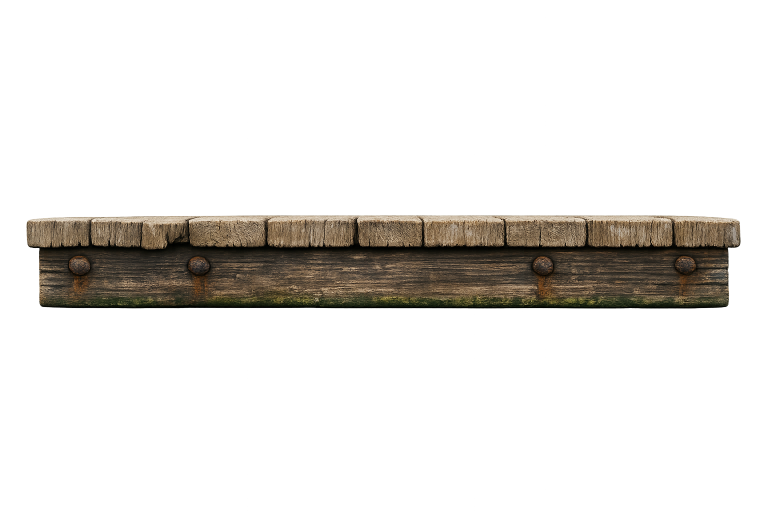
#> input picture dev_assets/source/plank_base_side_elevation.png, 1536 x 1024 px, given in place of codby_kelpshield_state_01_raw.png, which was not available (shown at 1/2 size); the run also reads 1 picture not shown here
$ python prepare_powerup_state_atlas.py
#> lines starting #> are read from the running program, lines starting #| are printed output that depends on the picture; pictures that were not available may be replaced by others from this repository, and a replacement may not be noted
#> in main, `atlas = Image.new("RGBA", (CELL_WIDTH * COLUMNS, CELL_HEIGHT * ROWS), ..`: atlas: PIL image 1536x256 RGBA; every value is 0
#> in main, source is the input picture: PIL image 1536x1024 RGBA; mean R, G, B, A 103, 99.8, 92.1, 41.5
from __future__ import annotations

import json
from collections import deque
from pathlib import Path

from PIL import Image


CELL_WIDTH = 256
CELL_HEIGHT = 256
COLUMNS = 6
ROWS = 1
INNER_PADDING = 18
BASELINE_PADDING = 8
BACKGROUND_DISTANCE_THRESHOLD = 54
BACKGROUND_CHANNEL_SPREAD = 28

FRAMES = [
    ("codby_kelpshield", "codby_kelpshield_state_01_raw.png"),
    ("puffy_kelpshield", "puffy_kelpshield_state_01_raw.png"),
    ("codby_tiderunner", "codby_tiderunner_state_01_raw.png"),
    ("puffy_tiderunner", "puffy_tiderunner_state_01_raw.png"),
    ("codby_fragmagnet", "codby_fragmagnet_state_01_raw.png"),
    ("puffy_fragmagnet", "puffy_fragmagnet_state_01_raw.png"),
]


def clean_background(image: Image.Image) -> Image.Image:
    rgba = image.convert("RGBA")
    pixels = rgba.load()
    width, height = rgba.size
#> width = 1536; height = 1024
    edge_samples = [
        rgba.getpixel((0, 0)),
        rgba.getpixel((width - 1, 0)),
        rgba.getpixel((0, height - 1)),
        rgba.getpixel((width - 1, height - 1)),
        rgba.getpixel((width // 2, 0)),
        rgba.getpixel((width // 2, height - 1)),
        rgba.getpixel((0, height // 2)),
        rgba.getpixel((width - 1, height // 2)),
    ]
#> edge_samples = [(121, 121, 120, 0), (122, 122, 121, 0), (109, 108, 108, 0), (109, 108, 107, 0), (117, 118, 117, 0), (107, 107, 107, 0), (143, 132, 113, 0), (134, 124, 108, 0)]
    background = tuple(sorted(sample[channel] for sample in edge_samples)[len(edge_samples) // 2] for channel in range(3))
#> background = (121, 121, 113)

    def is_background(x: int, y: int) -> bool:
        red, green, blue, alpha = pixels[x, y]
        if alpha == 0:
            return True

        channel_spread = max(red, green, blue) - min(red, green, blue)
        color_distance = (
            (red - background[0]) ** 2 + (green - background[1]) ** 2 + (blue - background[2]) ** 2
        ) ** 0.5
        return channel_spread <= BACKGROUND_CHANNEL_SPREAD and color_distance <= BACKGROUND_DISTANCE_THRESHOLD

    visited: set[tuple[int, int]] = set()
    queue: deque[tuple[int, int]] = deque()

    for x in range(width):
        queue.append((x, 0))
        queue.append((x, height - 1))

    for y in range(height):
        queue.append((0, y))
        queue.append((width - 1, y))

    while queue:
        x, y = queue.popleft()
        if (x, y) in visited or x < 0 or y < 0 or x >= width or y >= height:
            continue

        visited.add((x, y))
        if not is_background(x, y):
            continue

        red, green, blue, _ = pixels[x, y]
        pixels[x, y] = (red, green, blue, 0)
        queue.append((x + 1, y))
        queue.append((x - 1, y))
        queue.append((x, y + 1))
        queue.append((x, y - 1))
#> this loop made 5256784 passes
#> after the loop, visited = 1316705 items

    return rgba


def alpha_bbox(image: Image.Image) -> tuple[int, int, int, int]:
    alpha = image.getchannel("A")
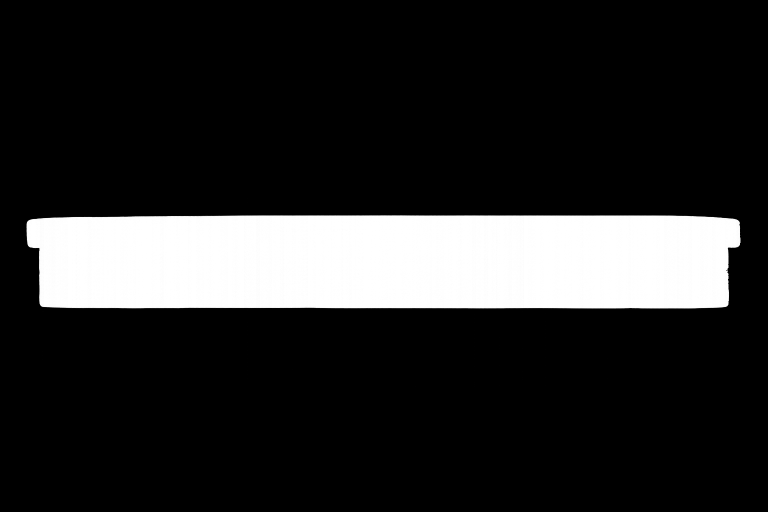
#> alpha: PIL image 1536x1024 L (shown at 1/2 size); min 0, max 255, mean 41.5
    bbox = alpha.getbbox()
#> bbox = (12, 395, 1483, 779)
    if bbox is None:
        return (0, 0, image.width, image.height)
    return bbox


def frame_metadata(
    name: str,
    index: int,
    atlas_x: int,
    atlas_y: int,
    source_bbox: tuple[int, int, int, int],
) -> dict[str, object]:
    left, top, right, bottom = source_bbox
    width = right - left
    height = bottom - top
    return {
        "name": name,
        "animation": "powerup_state",
        "index": index,
        "atlasX": atlas_x,
        "atlasY": atlas_y,
        "w": CELL_WIDTH,
        "h": CELL_HEIGHT,
        "sourceBBox": {
            "x": left,
            "y": top,
            "w": width,
            "h": height,
            "area": width * height,
        },
    }


def place_frame(source: Image.Image) -> tuple[Image.Image, tuple[int, int, int, int]]:
    cleaned = clean_background(source)
    bbox = alpha_bbox(cleaned)
#> bbox = (12, 395, 1483, 779)
    cropped = cleaned.crop(bbox)
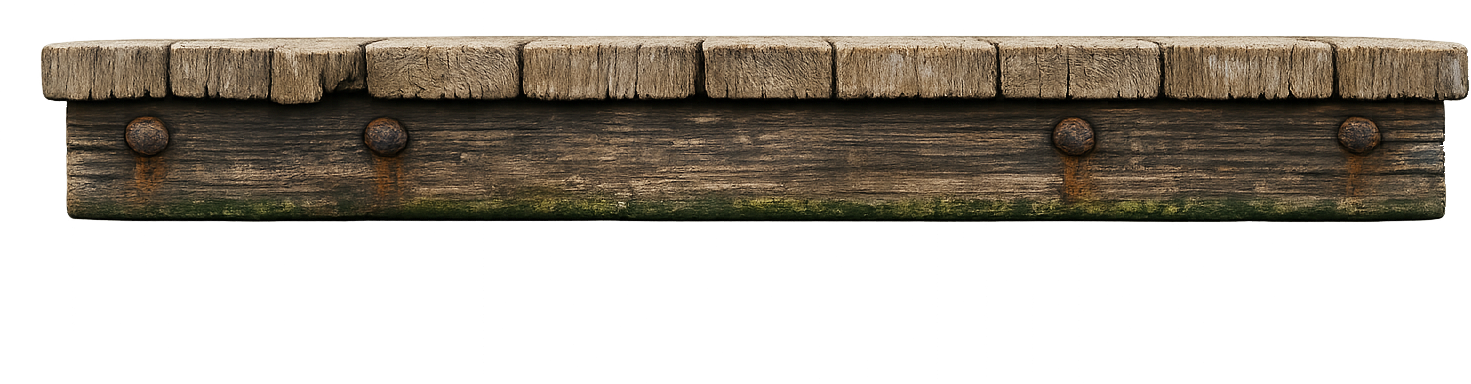
#> cropped: PIL image 1471x384 RGBA; mean R, G, B, A 92.6, 85.5, 70.6, 115.7; transparent parts drawn white

    max_width = CELL_WIDTH - INNER_PADDING * 2
    max_height = CELL_HEIGHT - INNER_PADDING * 2
    scale = min(max_width / cropped.width, max_height / cropped.height)
#> scale = 0.15
    scaled_size = (max(1, round(cropped.width * scale)), max(1, round(cropped.height * scale)))
#> scaled_size = (220, 57)
    scaled = cropped.resize(scaled_size, Image.Resampling.LANCZOS)
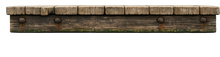
#> scaled: PIL image 220x57 RGBA; mean R, G, B, A 47.9, 41.5, 31.8, 115.6; transparent parts drawn white

    frame = Image.new("RGBA", (CELL_WIDTH, CELL_HEIGHT), (0, 0, 0, 0))
#> frame: PIL image 256x256 RGBA; every value is 0
    x = (CELL_WIDTH - scaled.width) // 2
#> x = 18
    y = CELL_HEIGHT - scaled.height - BASELINE_PADDING
#> y = 191
    frame.alpha_composite(scaled, (x, y))
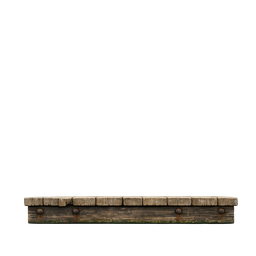
#> frame: PIL image 256x256 RGBA; mean R, G, B, A 9.2, 7.9, 6.1, 22.1; transparent parts drawn white
    return frame, bbox


def main() -> None:
    script_dir = Path(__file__).resolve().parent
    repo_root = script_dir.parents[2]
    source_dir = script_dir / "source"
    output_dir = repo_root / "public" / "assets" / "sprites" / "powerup_states"
    output_dir.mkdir(parents=True, exist_ok=True)

    atlas = Image.new("RGBA", (CELL_WIDTH * COLUMNS, CELL_HEIGHT * ROWS), (0, 0, 0, 0))
    frames: list[dict[str, object]] = []

    for index, (frame_name, source_name) in enumerate(FRAMES):
        source_path = source_dir / source_name
        source = Image.open(source_path)
        frame, bbox = place_frame(source)
#> bbox = (12, 395, 1483, 779)
        atlas_x = index * CELL_WIDTH
        atlas_y = 0
        atlas.alpha_composite(frame, (atlas_x, atlas_y))
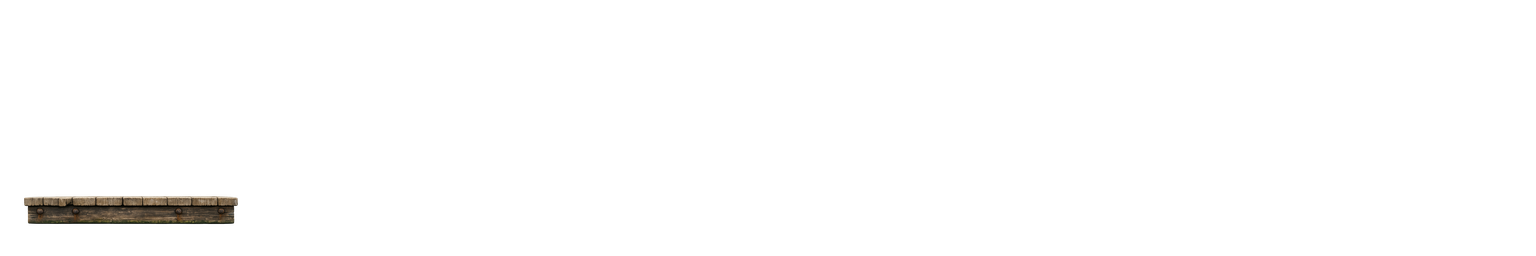
#> atlas: PIL image 1536x256 RGBA; mean R, G, B, A 1.5, 1.3, 1, 3.7; transparent parts drawn white
        frames.append(frame_metadata(frame_name, index, atlas_x, atlas_y, bbox))
#> in frame_metadata, `left, top, right, bottom = source_bbox`: left = 12; top = 395; right = 1483; bottom = 779
#> in frame_metadata, `width = right - left`: width = 1471
#> in frame_metadata, `height = bottom - top`: height = 384

    metadata = {
        "character": "powerup_states",
        "source": "dev_assets/sprites/powerup_states/source",
        "cellWidth": CELL_WIDTH,
        "cellHeight": CELL_HEIGHT,
        "columns": COLUMNS,
        "rows": ROWS,
        "animations": {
            "powerup_state": frames,
        },
        "frames": frames,
    }

    atlas.save(output_dir / "powerup_states_atlas_v1.png")
    (output_dir / "powerup_states_atlas_v1.json").write_text(
        json.dumps(metadata, indent=2) + "\n",
        encoding="utf-8",
    )


if __name__ == "__main__":
#> (the run stopped early here; a loop or call above may not have finished)
